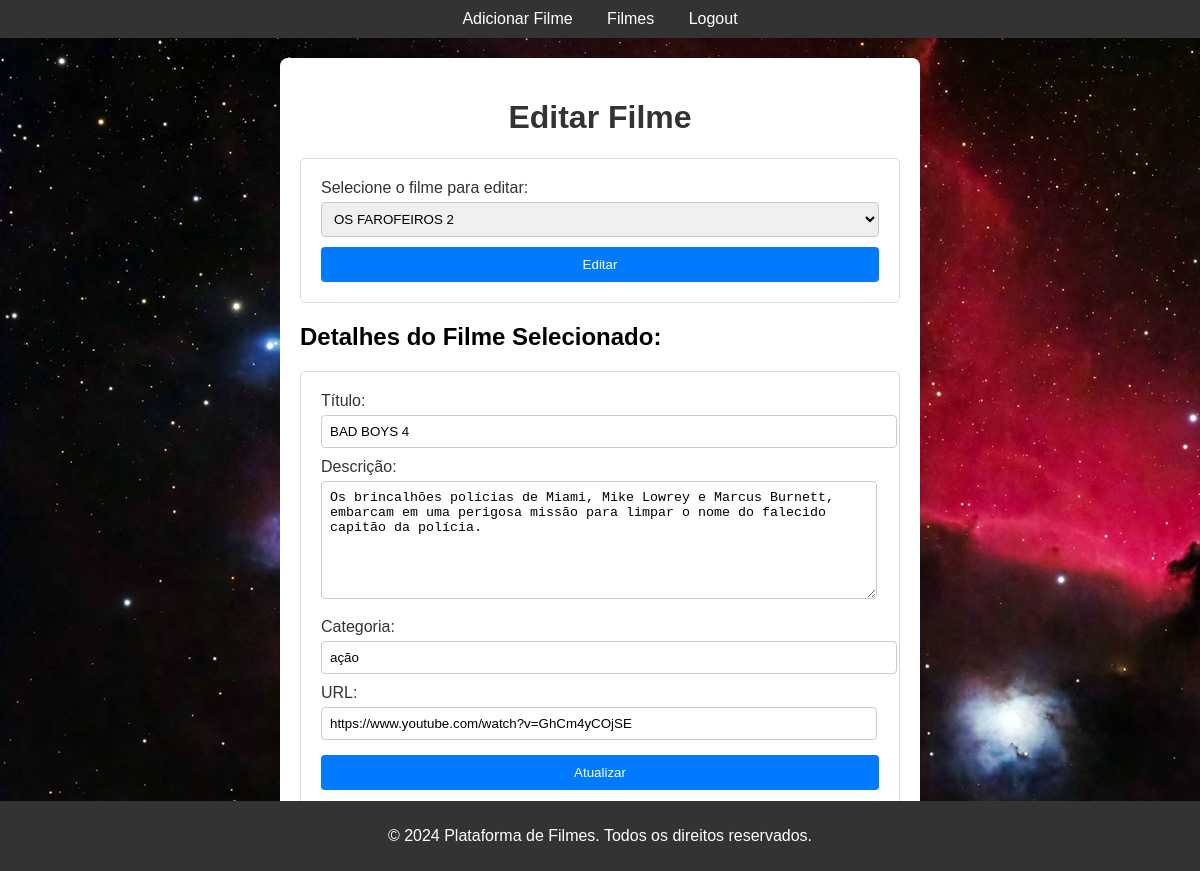
The app's page /Trabalho_filmes/admin/editar_filme.php?id=6 (signed in) with its own data.
### tables this page shows
CREATE TABLE `filmes` (
  `id` int(11) NOT NULL,
  `titulo` varchar(100) NOT NULL,
  `descricao` text NOT NULL,
  `categoria` varchar(100) NOT NULL,
  `url` varchar(250) NOT NULL
);

### Trabalho_filmes/admin/editar_filme.php (the view, shortened to what this page needs)
<?php
include('../conexao.php');
if ($_SERVER["REQUEST_METHOD"] == "GET" && isset($_GET['id'])) {
    $id = $_GET['id'];
    $sql = "SELECT * FROM filmes WHERE id = ?";
    $stmt = $conn->prepare($sql);
    $stmt->bind_param("i", $id);
    $stmt->execute();
    $result = $stmt->get_result();
    if ($result->num_rows == 1) {
        $row = $result->fetch_assoc();
        $titulo = $row['titulo'];
        $descricao = $row['descricao'];
        $categoria = $row['categoria'];
        $url = $row['url'];
    } else {
        echo "Filme não encontrado.";
        exit();
    }
}
$sql_filmes = "SELECT id, titulo FROM filmes";
$result_filmes = $conn->query($sql_filmes);
?>
<!DOCTYPE html>
<html lang="pt-br">
<head>
    <link rel="stylesheet" href="../css/style.css">
</head>
<body style="background-image: url(../admin/_background3.jpg);">
        <header>
            <nav>
                <ul>
                    <?php if (isset($_SESSION['tipo']) && $_SESSION['tipo'] == 'adm'): ?>
                        <li><a href="/Trabalho_filmes/admin/adicionar_filme.php">Adicionar Filme</a></li>
                    <?php endif; ?>
                    <li><a href="/Trabalho_filmes/admin/filmes.php">Filmes</a></li>
                    <?php if (isset($_SESSION['id'])): ?>
                        <li><a href="/Trabalho_filmes/login.php">Logout</a></li>
                    <?php else: ?>
                        <li><a href="/Trabalho_filmes/login.php">Login</a></li>
                        <li><a href="/Trabalho_filmes/cadastro.php">Cadastro</a></li>
                    <?php endif; ?>
                </ul>
            </nav>
        </header>
    <div class="container">
        <h1>Editar Filme</h1>
        <form method="get">
            <label>Selecione o filme para editar:</label>
            <select name="id">
                <?php while ($row_filme = $result_filmes->fetch_assoc()): ?>
                    <option value="<?php echo $row_filme['id']; ?>"><?php echo htmlspecialchars($row_filme['titulo']); ?></option>
                <?php endwhile; ?>
            </select>
            <button type="submit">Editar</button>
        </form>
        <?php if (isset($id)): ?>
            <h2>Detalhes do Filme Selecionado:</h2>
            <form method="post" action="editar_filme.php">
                <label>Título:</label>
                <input type="text" name="titulo" value="<?php echo htmlspecialchars($titulo); ?>" required><br>
                <label>Descrição:</label>
                <textarea name="descricao" required><?php echo htmlspecialchars($descricao); ?></textarea><br>
                <label>Categoria:</label>
                <input type="text" name="categoria" value="<?php echo htmlspecialchars($categoria); ?>" required><br>
                <label>URL:</label>
                <input type="url" name="url" value="<?php echo htmlspecialchars($url); ?>" required><br>
                <button type="submit">Atualizar</button>
            </form>
        <?php endif; ?>
    </div>
    <footer>
        <p>&copy; 2024 Plataforma de Filmes. Todos os direitos reservados.</p>
    </footer>
</body>
</html>

### Trabalho_filmes/css/style.css (style rules this page uses)
body { font-family: Arial, sans-serif; margin: 0; padding: 0; background-color: #f4f4f4; }
.container { max-width: 800px; margin: 20px auto; background-color: #fff; padding: 20px; border-radius: 8px; box-shadow: 0 0 10px rgba(0, 0, 0, 0.1); }
header { background-color: #333; color: white; padding: 10px 0; text-align: center; }
header nav ul { list-style-type: none; margin: 0; padding: 0; }
header nav ul li { display: inline; margin: 0 15px; }
header nav ul li a { color: white; text-decoration: none; }
footer { background-color: #333; color: white; text-align: center; padding: 10px 0; position: fixed; bottom: 0; width: 100%; }
form { max-width: 600px; margin: 20px auto; background: white; padding: 20px; border: 1px solid #ddd; border-radius: 5px; }
form label { display: block; margin-bottom: 5px; }
form input[type="text"], form input[type="email"], form input[type="password"], form select { width: 100%; padding: 8px; margin-bottom: 10px; border: 1px solid #ccc; border-radius: 4px; }
form button { width: 100%; padding: 10px; background-color: #333; color: white; border: none; border-radius: 4px; cursor: pointer; }

### Trabalho_filmes/admin/editar_filme.php (style rules this page uses)
body { font-family: Arial, sans-serif; background-color: #f0f0f0; margin: 0; padding: 0; }
.container { max-width: 600px; margin: 20px auto; background-color: #fff; padding: 20px; border-radius: 8px; box-shadow: 0 0 10px rgba(0, 0, 0, 0.1); }
h1 { text-align: center; color: #333; }
form { margin-top: 20px; }
label { display: block; margin-bottom: 8px; color: #333; }
input[type="text"], input[type="url"], textarea { width: calc(100% - 20px); padding: 8px; margin-bottom: 15px; border: 1px solid #ccc; border-radius: 4px; }
textarea { height: 100px; }
button[type="submit"] { background-color: #007bff; color: #fff; padding: 10px 20px; border: none; border-radius: 4px; cursor: pointer; }

### records on screen
filmes: titulo "BAD BOYS 4", descricao "Os brincalhões polícias de Miami, Mike Lowrey e Marcus Burnett, embarcam em uma perigosa missão para limpar o nome do falecido capitão da polícia.", categoria "ação", url "https://www.youtube.com/watch?v=GhCm4yCOjSE"

### other values on screen
form field id "OS FAROFEIROS 2"
